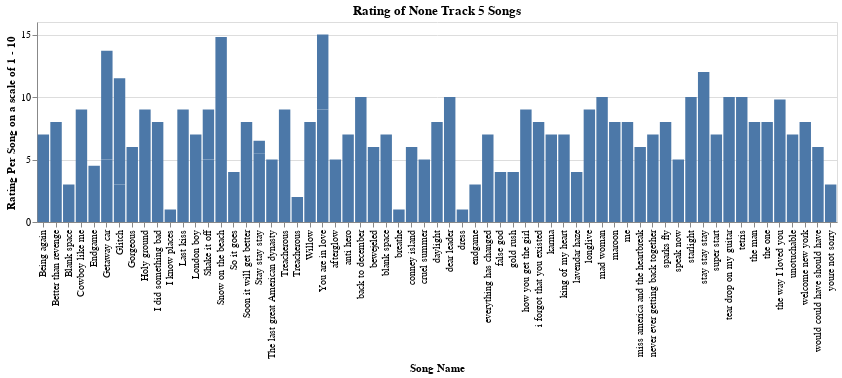

Notebook source saved alongside this figure:
### Code cell
# Display chart of none track 5 songs
chart1 = alt.Chart(df).mark_bar().encode(
    x=alt.X('None Track 5 Song:N', title='Song Name'), 
    y=alt.Y('Individual Rating', title='Rating Per Song on a scale of 1 - 10'),
    
    tooltip=['None Track 5 Song', 'Individual Rating']
)

chart1.properties(
    title='Rating of None Track 5 Songs',
    width=800,
    height=200).interactive()

### Figure 1 — Vega-Lite specification as saved in the notebook (floating-point values rounded to 4 significant figures; data arrays with more than 128 entries replaced by an {"elided": "..."} marker saying what was removed)
{"config": {"view": {"continuousWidth": 400, "continuousHeight": 300}}, "data": {"name": "data-e8006a83e40b0d76b710d3bbd5bfffff"}, "mark": "bar", "encoding": {"tooltip": [{"field": "None Track 5 Song", "type": "nominal"}, {"field": "Individual Rating", "type": "quantitative"}], "x": {"field": "None Track 5 Song", "title": "Song Name", "type": "nominal"}, "y": {"field": "Individual Rating", "title": "Rating Per Song on a scale of 1 - 10", "type": "quantitative"}}, "height": 200, "selection": {"selector022": {"type": "interval", "bind": "scales", "encodings": ["x", "y"]}}, "title": "Rating of None Track 5 Songs", "width": 800, "$schema": "https://vega.github.io/schema/vega-lite/v4.17.0.json", "datasets": {"data-e8006a83e40b0d76b710d3bbd5bfffff": {"elided": "1080 records"}}}
